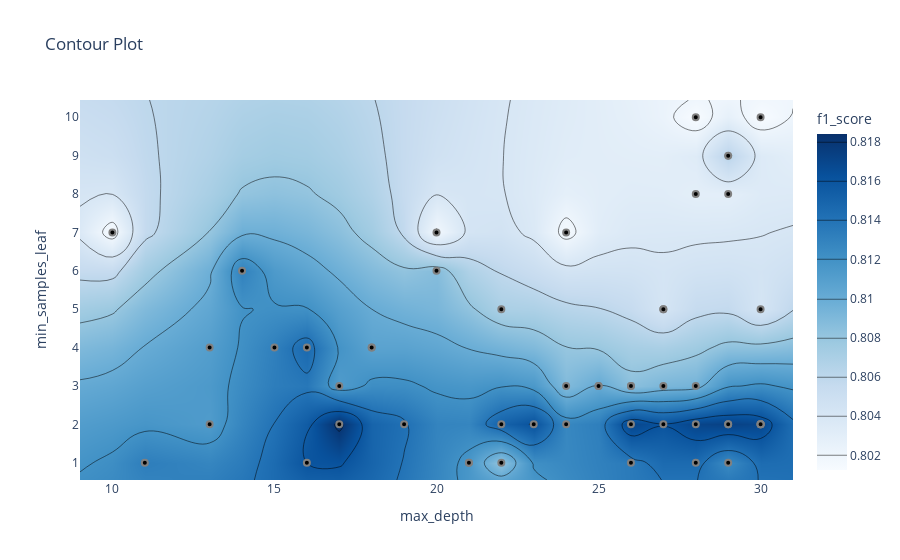

The cell this chart's notebook holds for it:
### Code cell
optuna.visualization.plot_contour(study_rf, params=["max_depth", "min_samples_leaf"],
                                  target_name="f1_score")

### Figure 1 — Plotly figure (JSON) as saved in the notebook; plotly's stock layout.template omitted (floating-point values rounded to 4 significant figures; data arrays with more than 128 entries replaced by an {"elided": "..."} marker saying what was removed)
{"data": [{"colorbar": {"title": {"text": "f1_score"}}, "colorscale": [[0, "rgb(247,251,255)"], [0.125, "rgb(222,235,247)"], [0.25, "rgb(198,219,239)"], [0.375, "rgb(158,202,225)"], [0.5, "rgb(107,174,214)"], [0.625, "rgb(66,146,198)"], [0.75, "rgb(33,113,181)"], [0.875, "rgb(8,81,156)"], [1, "rgb(8,48,107)"]], "connectgaps": true, "contours": {"coloring": "heatmap"}, "hoverinfo": "none", "line": {"smoothing": 1.3}, "reversescale": false, "type": "contour", "x": [9, 10, 11, 13, 14, 15, 16, 17, 18, 19, 20, 21, 22, 23, 24, 25, 26, 27, 28, 29, 30, 31], "y": [0.55, 1, 2, 3, 4, 5, 6, 7, 8, 9, 10, 10.45], "z": {"elided": "12x22 float values"}}, {"marker": {"color": "black", "line": {"color": "Grey", "width": 2}}, "mode": "markers", "showlegend": false, "type": "scatter", "x": [28, 22, 21, 14, 26, 13, 20, 24, 20, 30, 26, 13, 16, 17, 16, 11, 17, 24, 24, 18, 30, 30, 27, 28, 26, 30, 22, 18, 28, 29, 26, 30, 28, 28, 22, 25, 27, 23, 19, 29, 15, 29, 30, 27, 29, 21, 25, 29, 27, 10], "y": [8, 5, 1, 6, 2, 2, 7, 7, 6, 10, 3, 4, 4, 3, 1, 1, 2, 3, 2, 4, 2, 2, 2, 3, 1, 5, 2, 4, 10, 9, 3, 2, 2, 1, 1, 3, 5, 2, 2, 8, 4, 1, 2, 3, 2, 1, 3, 2, 5, 7]}], "layout": {"title": {"text": "Contour Plot"}, "xaxis": {"range": [9, 31], "title": {"text": "max_depth"}}, "yaxis": {"range": [0.55, 10.45], "title": {"text": "min_samples_leaf"}}}}
